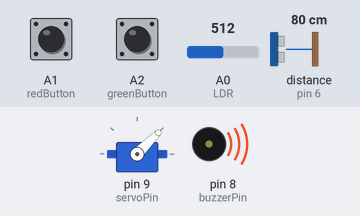
The sketch below on a simulated Arduino Uno, built with avr-gcc and run on an emulated ATmega328P. Parts: servo, buzzer (waves = sounding). Wiring (inferred from the names in the program): ultrasonic range finder: trigger pin 7; echo pin 6. The inputs (shaded band) are chosen by the test bench; at power-on: A2 (greenButton) LOW, A1 (redButton) LOW, A0 (LDR) = 512, distance to the obstacle (sensor on pin 6) 80 cm. The echo pulse lasts 58.3 µs per cm.

Above: at 1.2 s.
1.3 s: A2 (greenButton) pulled HIGH for 3.2 s
At 1.9 s:
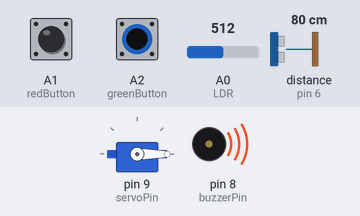
6.6 s: A1 (redButton) pulled HIGH for 0.15 s
At 8.5 s:
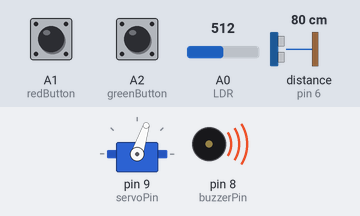
9.7 s: A1 (redButton) pulled HIGH for 1 s
At 11.1 s:
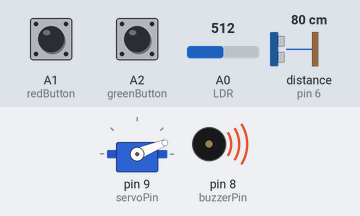
13.7 s: A2 (greenButton) pulled HIGH for 0.15 s
At 16.21 s:
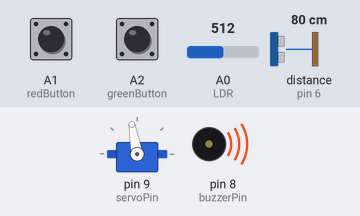
16.8 s: A1 (redButton) pulled HIGH for 3.2 s
21.5 s: A2 (greenButton) pulsed HIGH 5 times (0.12 s each, 0.3 s apart)
Timing chart, 0 to 27.0 s (numbered marks = the images above; inputs shaded):
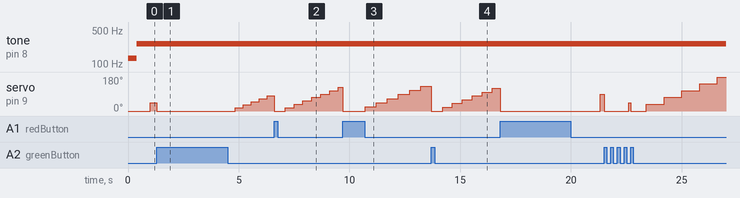

The sketch:

APR_6.ino
```cpp
/*
 * INTRO TO IM
 * APR 6, 2021
 *
 * AYUSH PANDEY
 * METRONOME & THEREMIN USING ARDUINO
 *
 * Instructions -
 * There are two buttons to control the speed of metronome. Red slows it down while Green increases its speed.
 * There's a toggle switch to enable/disable the sound output from buzzer.
 *
 * When there's low light, lower notes (C4, D4, E4, ...) are played.
 * When there's brighter light, higher notes (C5, D5, E5, ...) are played.
 */

#include "pitches.h"        // file for pitch information
#include <Servo.h>          // importing Servo header file

#define buzzerPin 8         // pin for Buzzer
#define servoPin 9          // pin for Servo

#define redButton A1        // metronome Red (decrease speed) button
#define greenButton A2      // metronome Green (increase speed) button

#define echo 6              // HC-SR04 echo pin
#define trig 7              // HC-SR04 trig pin

#define LDR A0              // pin for LDR

const int lightNotes[] = {NOTE_C4, NOTE_D4, NOTE_E4, NOTE_F4, NOTE_G4, NOTE_A4, NOTE_B4, NOTE_C5};    // notes to play when there's more light
const int darkNotes[] = {NOTE_C3, NOTE_D3, NOTE_E3, NOTE_F3, NOTE_G3, NOTE_A3, NOTE_B3, NOTE_C4};     // notes to play when there's low light

int toneVal = 0;            // index of notes list to get value for tone()

Servo servo;

unsigned int steps = 4;     // steps per 4 sec
int increment = 180 / steps;

unsigned int triggeredMillis = 0, delayedMillis; // to implement task without delay()

void setup() {
  // pin modes
  pinMode(greenButton, INPUT);
  pinMode(redButton, INPUT);
  pinMode(buzzerPin, OUTPUT);

  pinMode(echo, INPUT);
  pinMode(trig, OUTPUT);

  pinMode(LDR, INPUT);

  // servo initialization
  servo.attach(servoPin);
  servo.write(0);
}

void loop() {
  // playing the metronome
  metronome();

  if(delayedMillis >= 400){
    toneVal = map(getDuration(), 100, 2000, 0, 7); // tone as per the distance of object from HC-SR04
  }

  // tone for buzzer
  tone(buzzerPin, analogRead(LDR) > 600 ? lightNotes[toneVal]: darkNotes[toneVal]);

}

// function for metronome
void metronome() {
  // if green button is pressed, increase the metronome speed
  if (digitalRead(greenButton) == HIGH) {
    steps++;
    increment = 180 / steps;

    servo.write(0);
    delay(500);
  }

  // if green button is pressed, decrease the metronome speed
  if (digitalRead(redButton) == HIGH) {
    steps = (steps <= 1) ? 0: --steps;
    increment = (steps > 0) ? 180 / steps: 0;

    servo.write(0);
    delay(500);
  }

  // get servo's current angle
  int angle = servo.read();

  // alternating servo rotation (clockwise and anti-clockwise)
  if (angle + increment > 180 || angle + increment < 0) {
    increment = -increment;
  }

  // to omit delay()
  delayedMillis = millis() - triggeredMillis;

  int interval = steps > 0 ? (4 * 1000 / steps) : 0;

  if (delayedMillis >= interval) {
    triggeredMillis = millis();
    servo.write(angle + increment);
  }

}

// function to get distance from the Ultrasonic Distance Sensor
int getDuration() {
  digitalWrite(trig, LOW);   // for safety
  delayMicroseconds(2);

  digitalWrite(trig, HIGH);   // sending an 8-cycle sonic burst from trig
  delayMicroseconds(10);      // for 10 microseconds
  digitalWrite(trig, LOW);

  // reading pulse on echo so we get the duration between sound wave striking on an object and returning back
  int duration = pulseIn(echo, HIGH);

  // to stay within boundaries
  duration = constrain(duration, 100, 2000);

  return duration;
}
```

pitches.h
```cpp
/*************************************************
 * Public Constants
 *************************************************/

#define NOTE_B0  31
#define NOTE_C1  33
#define NOTE_CS1 35
#define NOTE_D1  37
#define NOTE_DS1 39
#define NOTE_E1  41
#define NOTE_F1  44
#define NOTE_FS1 46
#define NOTE_G1  49
#define NOTE_GS1 52
#define NOTE_A1  55
#define NOTE_AS1 58
#define NOTE_B1  62
#define NOTE_C2  65
#define NOTE_CS2 69
#define NOTE_D2  73
#define NOTE_DS2 78
#define NOTE_E2  82
#define NOTE_F2  87
#define NOTE_FS2 93
#define NOTE_G2  98
#define NOTE_GS2 104
#define NOTE_A2  110
#define NOTE_AS2 117
#define NOTE_B2  123
#define NOTE_C3  131
#define NOTE_CS3 139
#define NOTE_D3  147
#define NOTE_DS3 156
#define NOTE_E3  165
#define NOTE_F3  175
#define NOTE_FS3 185
#define NOTE_G3  196
#define NOTE_GS3 208
#define NOTE_A3  220
#define NOTE_AS3 233
#define NOTE_B3  247
#define NOTE_C4  262
#define NOTE_CS4 277
#define NOTE_D4  294
#define NOTE_DS4 311
#define NOTE_E4  330
#define NOTE_F4  349
#define NOTE_FS4 370
#define NOTE_G4  392
#define NOTE_GS4 415
#define NOTE_A4  440
#define NOTE_AS4 466
#define NOTE_B4  494
#define NOTE_C5  523
#define NOTE_CS5 554
#define NOTE_D5  587
#define NOTE_DS5 622
#define NOTE_E5  659
#define NOTE_F5  698
#define NOTE_FS5 740
#define NOTE_G5  784
#define NOTE_GS5 831
#define NOTE_A5  880
#define NOTE_AS5 932
#define NOTE_B5  988
#define NOTE_C6  1047
#define NOTE_CS6 1109
#define NOTE_D6  1175
#define NOTE_DS6 1245
#define NOTE_E6  1319
#define NOTE_F6  1397
#define NOTE_FS6 1480
#define NOTE_G6  1568
#define NOTE_GS6 1661
#define NOTE_A6  1760
#define NOTE_AS6 1865
#define NOTE_B6  1976
#define NOTE_C7  2093
#define NOTE_CS7 2217
#define NOTE_D7  2349
#define NOTE_DS7 2489
#define NOTE_E7  2637
#define NOTE_F7  2794
#define NOTE_FS7 2960
#define NOTE_G7  3136
#define NOTE_GS7 3322
#define NOTE_A7  3520
#define NOTE_AS7 3729
#define NOTE_B7  3951
#define NOTE_C8  4186
#define NOTE_CS8 4435
#define NOTE_D8  4699
#define NOTE_DS8 4978
```
